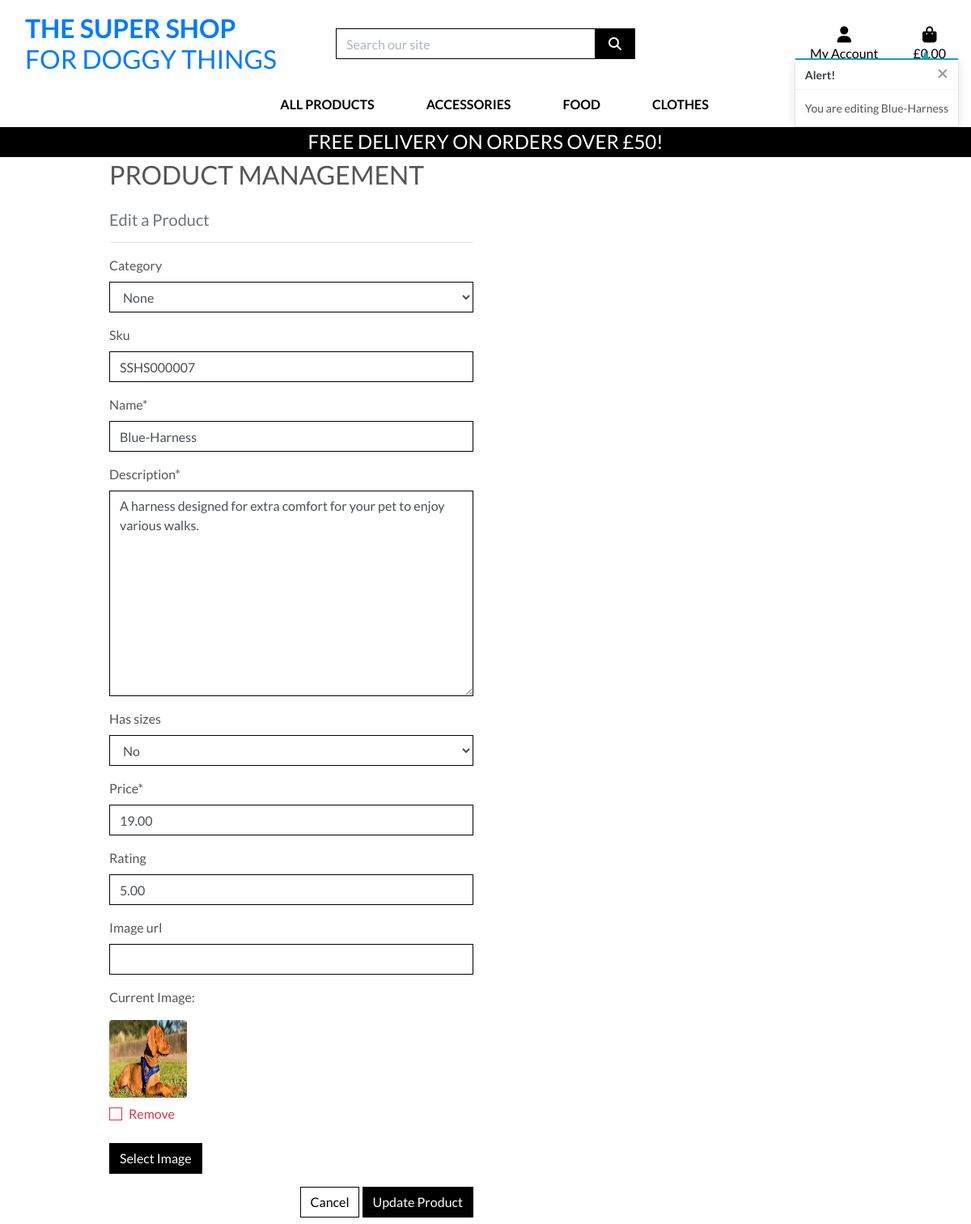
The page /products/edit/11/ (signed in) on the database its author committed.
### products/models.py (models this page shows, shortened)
class Product(models.Model):
    category = models.ForeignKey('Category', null=True, blank=True, on_delete=models.SET_NULL)
    sku = models.CharField(max_length=254, null=True, blank=True)
    name = models.CharField(max_length=254)
    description = models.TextField()
    has_sizes = models.BooleanField(default=False, null=True, blank=True)
    price = models.DecimalField(max_digits=6, decimal_places=2)
    rating = models.DecimalField(max_digits=6, decimal_places=2, null=True, blank=True)
    image_url = models.URLField(max_length=1024, null=True, blank=True)
    image = models.ImageField(null=True, blank=True)

### products/views.py (the view)
# urls.py: path('edit/<int:product_id>/', views.edit_product, name='edit_product'),
@login_required
def edit_product(request, product_id):
    if not request.user.is_superuser:
        messages.error(request, 'Sorry, only store owners can do that.')
        return redirect(reverse('home'))
    product = get_object_or_404(Product, pk=product_id)
    if request.method == 'POST':
        form = ProductForm(request.POST, request.FILES, instance=product)
        if form.is_valid():
            form.save()
            messages.success(request, 'Successfully updated product!')
            return redirect(reverse('product_detail', args=[product.id]))
        else:
            messages.error(request, 'Failed to update product. Please ensure the form is valid.')
    else:
        form = ProductForm(instance=product)
        messages.info(request, f'You are editing {product.name}')
    template = 'products/edit_product.html'
    context = {
        'form': form,
        'product': product,
    }
    return render(request, template, context)

### products/forms.py
class ProductForm(forms.ModelForm):
    class Meta:
        model = Product
        fields = '__all__'
    image = forms.ImageField(label='Image', required=False, widget=CustomClearableFileInput)
    def __init__(self, *args, **kwargs):
        super().__init__(*args, **kwargs)
        categories = Category.objects.all()
        friendly_names = [(c.id, c.get_friendly_name()) for c in categories]
        self.fields['category'].choices = friendly_names
        for field_name, field in self.fields.items():
            field.widget.attrs['class'] = 'border-black rounded-0'

### bag/contexts.py (called while the page is built, shortened)
def bag_contents(request):
    bag_items = []
    total = 0
    product_count = 0
    bag = request.session.get('bag', {})
    if total < settings.FREE_DELIVERY_THRESHOLD:
        delivery = total * Decimal(settings.STANDARD_DELIVERY_PERCENTAGE / 100)
        free_delivery_delta = settings.FREE_DELIVERY_THRESHOLD - total
    else:
        delivery = 0
        free_delivery_delta = 0
    grand_total = delivery + total
    context = {
        'bag_items': bag_items,
        'total': total,
        'product_count': product_count,
        'delivery': delivery,
        'free_delivery_delta': free_delivery_delta,
        'free_delivery_threshold': settings.FREE_DELIVERY_THRESHOLD,
        'grand_total': grand_total,
    }
    return context

### products/models.py (called while the page is built)
    def get_friendly_name(self):
        return self.friendly_name

### products/templates/products/edit_product.html (shortened to what this page needs)
{% extends "base.html" %}
{% load static %}
{% block page_header %}
    <div class="container header-container">
    </div>
{% endblock %}
{% block content %}
    <div class="overlay"></div>
    <div class="container">
        <div class="row">
            <div class="col-12 col-md-6">
                <h2 class="logo-font mb-4">Product Management</h2>
                <h5 class="text-muted">Edit a Product</h5>
                <hr>
            </div>
        </div>
        <div class="row">
            <div class="col-12 col-md-6">
                <form method="POST" action="{% url 'edit_product' product.id %}" class="form mb-2" enctype="multipart/form-data">
                    {% for field in form %}
                        {% if field.name != 'image' %}
                            {{ field | as_crispy_field }}
                        {% else %}
                            {{ field }}
                        {% endif %}
                    {% endfor %}
                    <div class="text-right">
                        <a class="btn btn-outline-black rounded-0" href="{% url 'products' %}">Cancel</a>
                        <button class="btn btn-black rounded-0" type="submit">Update Product</button>
                    </div>
                </form>
            </div>
        </div>
    </div>
{% endblock %}

### static/css/base.css (style rules this page uses)
html { height: 100%; }
body { background-size: cover; height: calc(100vh - 164px); color: #555; font-family: 'Lato'; }
.logo-font { text-transform: uppercase; }
.btn-black { background: black; color: white; }
.btn-outline-black { background: white; color: black !important; border: 1px solid black; }
.border-black { border: 1px solid black !important; }
.overlay { height: 100%; width: 100%; top: 0; left: 0; position: fixed; background: white; z-index: -1; }
@media (min-width: 1200px) { .container { max-width: 80%; } }
@media (min-width: 992px) { .header-container { padding-top: 164px; } }

### rows shown on the page
Product: category "None" "SSHS000007" "Blue-Harness" "A harness designed for extra comfort for your pet to enjoy various walks." "No" "19.00" "5.00"

### other values the page prints
{{ free_delivery_threshold }} "50"
{{ message }} "You are editing Blue-Harness"
{{ widget.initial_text }} "Current Image"
{{ widget.clear_checkbox_label }} "Remove"
